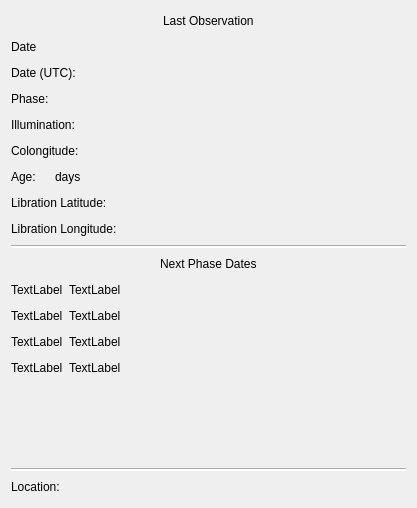
<?xml version="1.0" encoding="UTF-8"?>
<ui version="4.0">
 <class>MoonInfoTabWidget</class>
 <widget class="QWidget" name="MoonInfoTabWidget">
  <property name="geometry">
   <rect>
    <x>0</x>
    <y>0</y>
    <width>417</width>
    <height>508</height>
   </rect>
  </property>
  <property name="windowTitle">
   <string/>
  </property>
  <layout class="QGridLayout" name="gridLayout_2">
   <item row="0" column="0">
    <layout class="QHBoxLayout" name="horizontalLayout_10">
     <item>
      <spacer name="horizontalSpacer_10">
       <property name="orientation">
        <enum>Qt::Horizontal</enum>
       </property>
       <property name="sizeHint" stdset="0">
        <size>
         <width>40</width>
         <height>20</height>
        </size>
       </property>
      </spacer>
     </item>
     <item>
      <widget class="QLabel" name="last_obs_label">
       <property name="text">
        <string>Last Observation</string>
       </property>
      </widget>
     </item>
     <item>
      <spacer name="horizontalSpacer_11">
       <property name="orientation">
        <enum>Qt::Horizontal</enum>
       </property>
       <property name="sizeHint" stdset="0">
        <size>
         <width>40</width>
         <height>20</height>
        </size>
       </property>
      </spacer>
     </item>
    </layout>
   </item>
   <item row="1" column="0">
    <layout class="QHBoxLayout" name="horizontalLayout_9">
     <item>
      <widget class="QLabel" name="local_date_label">
       <property name="text">
        <string>Date</string>
       </property>
      </widget>
     </item>
     <item>
      <widget class="QLabel" name="local_date_edit">
       <property name="text">
        <string/>
       </property>
      </widget>
     </item>
     <item>
      <spacer name="horizontalSpacer_5">
       <property name="orientation">
        <enum>Qt::Horizontal</enum>
       </property>
       <property name="sizeHint" stdset="0">
        <size>
         <width>40</width>
         <height>20</height>
        </size>
       </property>
      </spacer>
     </item>
    </layout>
   </item>
   <item row="2" column="0">
    <layout class="QHBoxLayout" name="horizontalLayout">
     <item>
      <widget class="QLabel" name="utc_date_label">
       <property name="text">
        <string>Date (UTC):</string>
       </property>
      </widget>
     </item>
     <item>
      <widget class="QLabel" name="utc_date_edit">
       <property name="text">
        <string/>
       </property>
      </widget>
     </item>
     <item>
      <spacer name="horizontalSpacer_9">
       <property name="orientation">
        <enum>Qt::Horizontal</enum>
       </property>
       <property name="sizeHint" stdset="0">
        <size>
         <width>40</width>
         <height>20</height>
        </size>
       </property>
      </spacer>
     </item>
    </layout>
   </item>
   <item row="3" column="0">
    <layout class="QHBoxLayout" name="horizontalLayout_6">
     <item>
      <widget class="QLabel" name="moon_phase_label">
       <property name="text">
        <string>Phase:</string>
       </property>
      </widget>
     </item>
     <item>
      <widget class="QLabel" name="moon_phase_edit">
       <property name="text">
        <string/>
       </property>
      </widget>
     </item>
     <item>
      <spacer name="horizontalSpacer_6">
       <property name="orientation">
        <enum>Qt::Horizontal</enum>
       </property>
       <property name="sizeHint" stdset="0">
        <size>
         <width>40</width>
         <height>20</height>
        </size>
       </property>
      </spacer>
     </item>
    </layout>
   </item>
   <item row="4" column="0">
    <layout class="QHBoxLayout" name="horizontalLayout_3">
     <item>
      <widget class="QLabel" name="moon_illum_label">
       <property name="text">
        <string>Illumination:</string>
       </property>
      </widget>
     </item>
     <item>
      <widget class="QLabel" name="moon_illum_edit">
       <property name="text">
        <string/>
       </property>
      </widget>
     </item>
     <item>
      <spacer name="horizontalSpacer_3">
       <property name="orientation">
        <enum>Qt::Horizontal</enum>
       </property>
       <property name="sizeHint" stdset="0">
        <size>
         <width>40</width>
         <height>20</height>
        </size>
       </property>
      </spacer>
     </item>
    </layout>
   </item>
   <item row="5" column="0">
    <layout class="QHBoxLayout" name="horizontalLayout_4">
     <item>
      <widget class="QLabel" name="moon_colong_label">
       <property name="text">
        <string>Colongitude:</string>
       </property>
      </widget>
     </item>
     <item>
      <widget class="QLabel" name="moon_colong_edit">
       <property name="text">
        <string/>
       </property>
      </widget>
     </item>
     <item>
      <spacer name="horizontalSpacer_4">
       <property name="orientation">
        <enum>Qt::Horizontal</enum>
       </property>
       <property name="sizeHint" stdset="0">
        <size>
         <width>40</width>
         <height>20</height>
        </size>
       </property>
      </spacer>
     </item>
    </layout>
   </item>
   <item row="6" column="0">
    <layout class="QHBoxLayout" name="horizontalLayout_5">
     <item>
      <widget class="QLabel" name="moon_age_label">
       <property name="text">
        <string>Age:</string>
       </property>
      </widget>
     </item>
     <item>
      <widget class="QLabel" name="moon_age_edit">
       <property name="text">
        <string/>
       </property>
      </widget>
     </item>
     <item>
      <widget class="QLabel" name="moon_age_units_label">
       <property name="text">
        <string>days</string>
       </property>
      </widget>
     </item>
     <item>
      <spacer name="horizontalSpacer">
       <property name="orientation">
        <enum>Qt::Horizontal</enum>
       </property>
       <property name="sizeHint" stdset="0">
        <size>
         <width>40</width>
         <height>20</height>
        </size>
       </property>
      </spacer>
     </item>
    </layout>
   </item>
   <item row="7" column="0">
    <layout class="QHBoxLayout" name="horizontalLayout_7">
     <item>
      <widget class="QLabel" name="moon_libration_lat_label">
       <property name="text">
        <string>Libration Latitude:</string>
       </property>
      </widget>
     </item>
     <item>
      <widget class="QLabel" name="moon_libration_lat_edit">
       <property name="text">
        <string/>
       </property>
      </widget>
     </item>
     <item>
      <spacer name="horizontalSpacer_7">
       <property name="orientation">
        <enum>Qt::Horizontal</enum>
       </property>
       <property name="sizeHint" stdset="0">
        <size>
         <width>40</width>
         <height>20</height>
        </size>
       </property>
      </spacer>
     </item>
    </layout>
   </item>
   <item row="8" column="0">
    <layout class="QHBoxLayout" name="horizontalLayout_8">
     <item>
      <widget class="QLabel" name="moon_libration_long_label">
       <property name="text">
        <string>Libration Longitude:</string>
       </property>
      </widget>
     </item>
     <item>
      <widget class="QLabel" name="moon_libration_long_edit">
       <property name="text">
        <string/>
       </property>
      </widget>
     </item>
     <item>
      <spacer name="horizontalSpacer_8">
       <property name="orientation">
        <enum>Qt::Horizontal</enum>
       </property>
       <property name="sizeHint" stdset="0">
        <size>
         <width>40</width>
         <height>20</height>
        </size>
       </property>
      </spacer>
     </item>
    </layout>
   </item>
   <item row="9" column="0">
    <widget class="QFrame" name="frame">
     <property name="styleSheet">
      <string notr="true">QFrame { background-color: #ffffff; }</string>
     </property>
     <property name="frameShape">
      <enum>QFrame::HLine</enum>
     </property>
     <property name="frameShadow">
      <enum>QFrame::Sunken</enum>
     </property>
    </widget>
   </item>
   <item row="10" column="0">
    <layout class="QHBoxLayout" name="horizontalLayout_11">
     <item>
      <spacer name="horizontalSpacer_16">
       <property name="orientation">
        <enum>Qt::Horizontal</enum>
       </property>
       <property name="sizeHint" stdset="0">
        <size>
         <width>40</width>
         <height>20</height>
        </size>
       </property>
      </spacer>
     </item>
     <item>
      <widget class="QLabel" name="next_phase_dates_label">
       <property name="text">
        <string>Next Phase Dates</string>
       </property>
      </widget>
     </item>
     <item>
      <spacer name="horizontalSpacer_17">
       <property name="orientation">
        <enum>Qt::Horizontal</enum>
       </property>
       <property name="sizeHint" stdset="0">
        <size>
         <width>40</width>
         <height>20</height>
        </size>
       </property>
      </spacer>
     </item>
    </layout>
   </item>
   <item row="11" column="0">
    <layout class="QGridLayout" name="gridLayout">
     <item row="0" column="0">
      <widget class="QLabel" name="first_phase_icon">
       <property name="text">
        <string>TextLabel</string>
       </property>
      </widget>
     </item>
     <item row="0" column="1">
      <widget class="QLabel" name="first_phase_edit">
       <property name="text">
        <string>TextLabel</string>
       </property>
      </widget>
     </item>
     <item row="0" column="2">
      <spacer name="horizontalSpacer_12">
       <property name="orientation">
        <enum>Qt::Horizontal</enum>
       </property>
       <property name="sizeHint" stdset="0">
        <size>
         <width>40</width>
         <height>20</height>
        </size>
       </property>
      </spacer>
     </item>
     <item row="1" column="0">
      <widget class="QLabel" name="second_phase_icon">
       <property name="text">
        <string>TextLabel</string>
       </property>
      </widget>
     </item>
     <item row="1" column="1">
      <widget class="QLabel" name="second_phase_edit">
       <property name="text">
        <string>TextLabel</string>
       </property>
      </widget>
     </item>
     <item row="1" column="2">
      <spacer name="horizontalSpacer_13">
       <property name="orientation">
        <enum>Qt::Horizontal</enum>
       </property>
       <property name="sizeHint" stdset="0">
        <size>
         <width>40</width>
         <height>20</height>
        </size>
       </property>
      </spacer>
     </item>
     <item row="2" column="0">
      <widget class="QLabel" name="third_phase_icon">
       <property name="text">
        <string>TextLabel</string>
       </property>
      </widget>
     </item>
     <item row="2" column="1">
      <widget class="QLabel" name="third_phase_edit">
       <property name="text">
        <string>TextLabel</string>
       </property>
      </widget>
     </item>
     <item row="2" column="2">
      <spacer name="horizontalSpacer_14">
       <property name="orientation">
        <enum>Qt::Horizontal</enum>
       </property>
       <property name="sizeHint" stdset="0">
        <size>
         <width>40</width>
         <height>20</height>
        </size>
       </property>
      </spacer>
     </item>
     <item row="3" column="0">
      <widget class="QLabel" name="fourth_phase_icon">
       <property name="text">
        <string>TextLabel</string>
       </property>
      </widget>
     </item>
     <item row="3" column="1">
      <widget class="QLabel" name="fourth_phase_edit">
       <property name="text">
        <string>TextLabel</string>
       </property>
      </widget>
     </item>
     <item row="3" column="2">
      <spacer name="horizontalSpacer_15">
       <property name="orientation">
        <enum>Qt::Horizontal</enum>
       </property>
       <property name="sizeHint" stdset="0">
        <size>
         <width>40</width>
         <height>20</height>
        </size>
       </property>
      </spacer>
     </item>
    </layout>
   </item>
   <item row="12" column="0">
    <spacer name="verticalSpacer">
     <property name="orientation">
      <enum>Qt::Vertical</enum>
     </property>
     <property name="sizeHint" stdset="0">
      <size>
       <width>20</width>
       <height>135</height>
      </size>
     </property>
    </spacer>
   </item>
   <item row="13" column="0">
    <widget class="QFrame" name="frame_2">
     <property name="styleSheet">
      <string notr="true">QFrame { background-color: #ffffff; }</string>
     </property>
     <property name="frameShape">
      <enum>QFrame::HLine</enum>
     </property>
     <property name="frameShadow">
      <enum>QFrame::Sunken</enum>
     </property>
    </widget>
   </item>
   <item row="14" column="0">
    <layout class="QHBoxLayout" name="horizontalLayout_2">
     <item>
      <widget class="QLabel" name="location_label">
       <property name="text">
        <string>Location:</string>
       </property>
      </widget>
     </item>
     <item>
      <widget class="QLabel" name="location_edit">
       <property name="text">
        <string/>
       </property>
      </widget>
     </item>
     <item>
      <spacer name="horizontalSpacer_2">
       <property name="orientation">
        <enum>Qt::Horizontal</enum>
       </property>
       <property name="sizeHint" stdset="0">
        <size>
         <width>40</width>
         <height>20</height>
        </size>
       </property>
      </spacer>
     </item>
    </layout>
   </item>
  </layout>
 </widget>
 <resources/>
 <connections/>
</ui>
